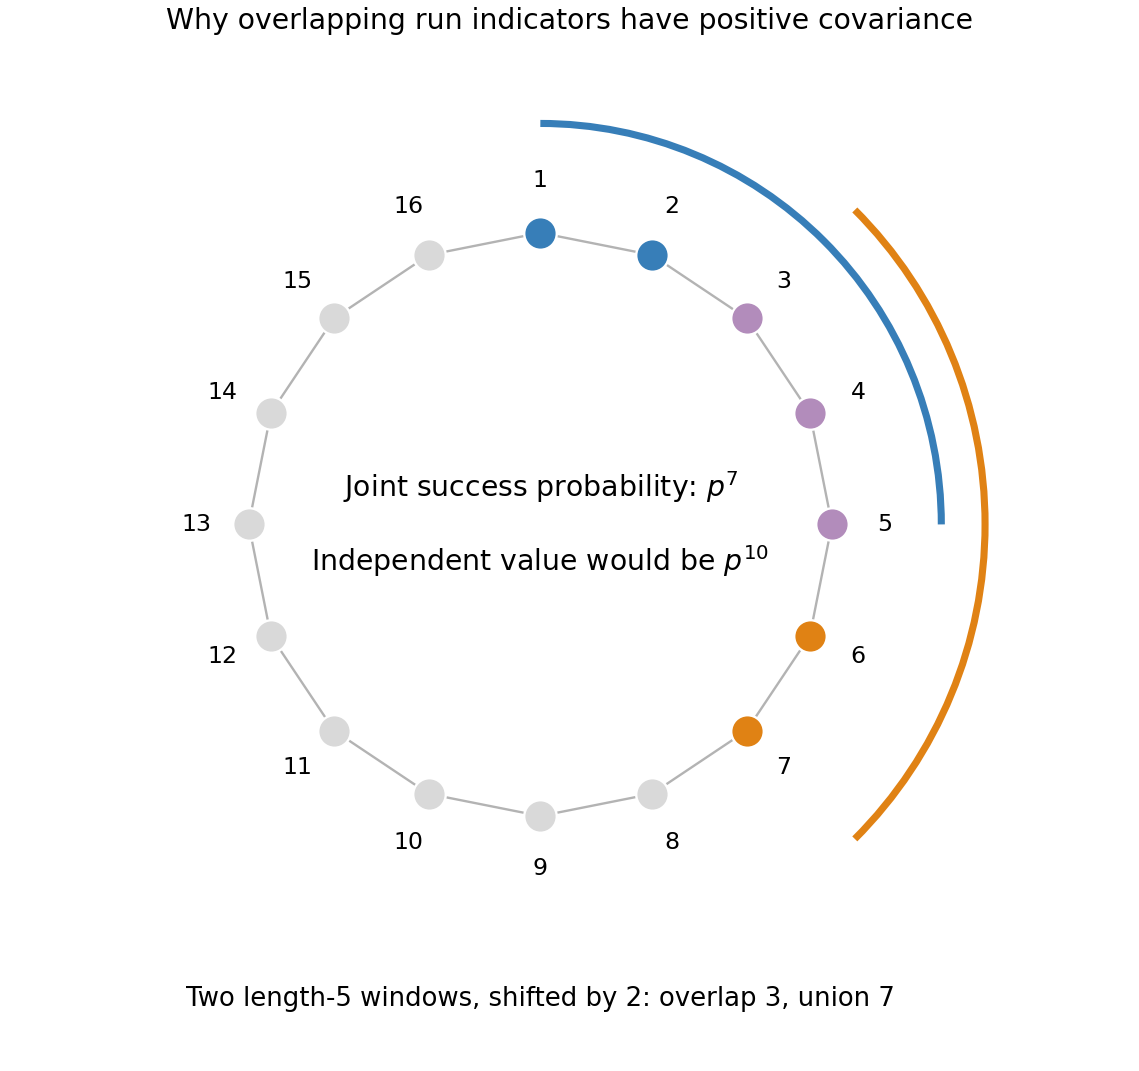

Source code (Python):
"""Python 3.14.4; NumPy 2.3.5; Matplotlib 3.10.7. PNG is written in CWD."""
from pathlib import Path
import numpy as np
import matplotlib
matplotlib.use('Agg')
import matplotlib.pyplot as plt
from matplotlib.patches import Arc
fig,ax=plt.subplots(figsize=(6.7,6.3),layout='constrained',facecolor='white');ax.set_facecolor('white');ax.set_aspect('equal');ax.axis('off')
n=16;ang=np.pi/2-2*np.pi*np.arange(n)/n;x=np.cos(ang);y=np.sin(ang)
ax.plot(np.r_[x,x[0]],np.r_[y,y[0]],c='.7',lw=1)
for i in range(n):
 color='#b28cbb' if i in {2,3,4} else '#377eb8' if i in {0,1} else '#e08214' if i in {5,6} else '.85'
 ax.scatter(x[i],y[i],s=190,c=color,edgecolors='white',zorder=3);ax.text(1.18*x[i],1.18*y[i],str(i+1),ha='center',va='center',fontsize=10)
ax.add_patch(Arc((0,0),2.75,2.75,theta1=0,theta2=90,color='#377eb8',lw=3));ax.add_patch(Arc((0,0),3.05,3.05,theta1=-45,theta2=45,color='#e08214',lw=3))
ax.text(0,-1.65,r'Two length-5 windows, shifted by 2: overlap 3, union 7',ha='center',fontsize=11)
ax.text(0,0,r'Joint success probability: $p^7$'+'\n\n'+r'Independent value would be $p^{10}$',ha='center',va='center',fontsize=12)
ax.set(xlim=(-1.65,1.85),ylim=(-1.85,1.65),title='Why overlapping run indicators have positive covariance')
fig.savefig(Path.cwd()/'2008-overlapping-runs.png',dpi=170,facecolor='white')
